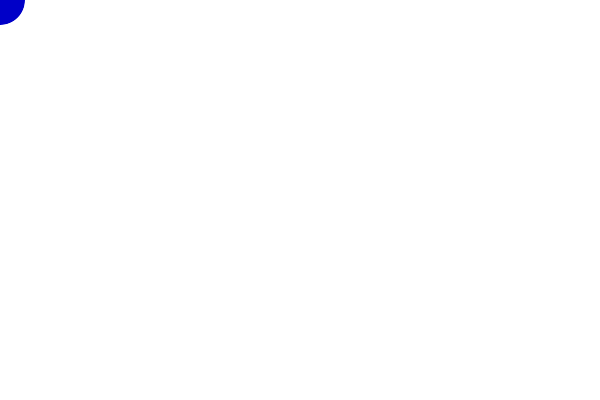
Frame 1 (no input)
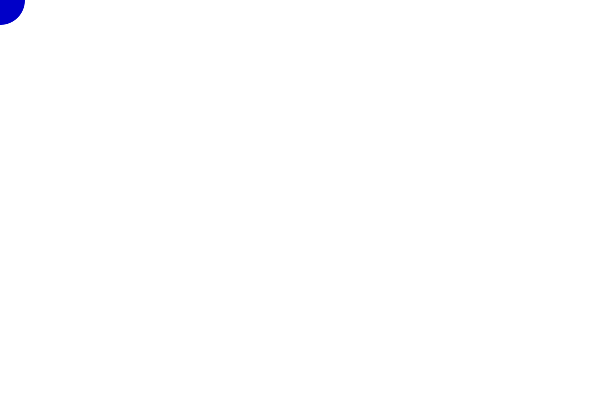
Frame 60 (the mouse pressed at the canvas centre just before this capture)
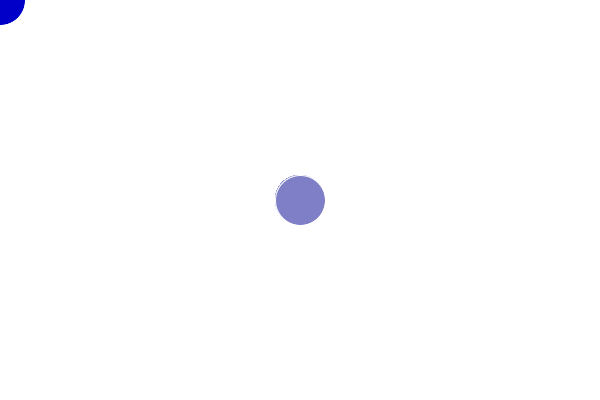
Frame 120 (the mouse held since frame 60 and released just before this capture)

The Processing sketch that drew these frames (run headless with seeded random() and noise(); from frame 60 on, the mouse is pressed at the canvas centre):

// Processing sketch: processing_159554
// ── processing_159554.pde

//MOUSE Puntero e interaccion

void setup() { 
  size(600,400);
  background(255);
}

void draw() {
  float colx = map(mouseX, 0, width,0, 255);
  float coly = map(mouseY, 0, height, 0, 255);
  println(mouseX);//Donde se encuentra el puntero, dentro de la ventana, en el eje X
  //println(mouseY);
  fill(colx, coly, 200);
  stroke(255);
  ellipse(mouseX,mouseY,50,50);
}  
